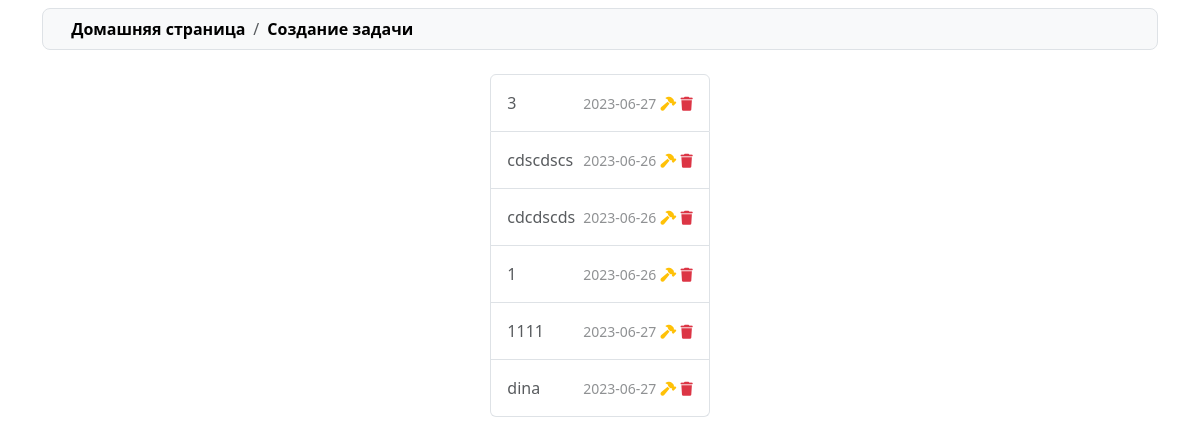
Before: / with the older database file.
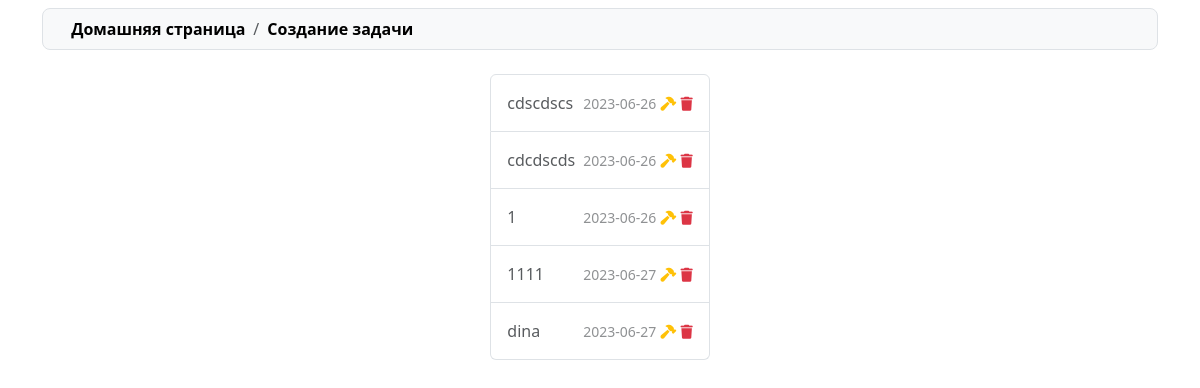
After: the same page with the newer database file.
### tables this page shows
CREATE TABLE posts (
                id INTEGER PRIMARY KEY AUTOINCREMENT,
                description TEXT,
                datetime DATE
            );

### main.py (the view)
@app.get("/")
async def home(request: Request):
    connection = sqlite3.connect(DB_FILE)
    try:
        cursor = connection.cursor()
        cursor.execute("SELECT id, description, datetime FROM posts")
        rows = [{"id": row[0], "description": row[1], "datetime": row[2]} for row in cursor.fetchall()]
        return templates.TemplateResponse("list.html", {"request": request, "list": rows})
    except sqlite3.Error as e:
        print("Error while fetching posts from the 'posts' table:", e)
    finally:
        cursor.close()
        connection.close()
        print("SQLite connection is closed")

### templates/list.html (shortened to what this page needs)
{% extends "components/main.html" %}
{% block main %}
<div class="d-flex flex-column flex-md-row p-2 align-items-center justify-content-center">
  <div class="list-group">
    {% for post in list %}
    <div class="list-group-item list-group-item-action d-flex gap-3 py-3" aria-current="true">
      <div class="d-flex gap-2 w-100 justify-content-between">
        <div>
          <p class="mb-0 opacity-75">{{ post.description }}</p>
        </div>
        <div>
          <small class="opacity-50 text-nowrap">{{ post.datetime }}</small>
          <a class="small text-nowrap fa-solid fa-hammer text-warning text-decoration-none" href="/change?pk={{ post.id }}"></a>
          <a class="small text-nowrap fa-solid fa-trash text-danger text-decoration-none" href="/delete?pk={{ post.id }}"></a>
        </div>
      </div>
    </div>
    {% endfor %}
  </div>
</div>
{% endblock main %}

### templates/components/main.html (shortened to what this page needs)
<!DOCTYPE html>
<html lang="en">
<head>
    <link href="https://cdn.jsdelivr.net/npm/bootstrap@5.3.0-alpha3/dist/css/bootstrap.min.css" rel="stylesheet">
    <link rel="stylesheet" href="https://cdnjs.cloudflare.com/ajax/libs/font-awesome/6.4.0/css/all.min.css" />
<!DOCTYPE html>
<html lang="en">
<head>
    <link href="https://cdn.jsdelivr.net/npm/bootstrap@5.3.0-alpha3/dist/css/bootstrap.min.css" rel="stylesheet">
    <link rel="stylesheet" href="https://cdnjs.cloudflare.com/ajax/libs/font-awesome/6.4.0/css/all.min.css" />
</head>
<body>
{% include 'components/navbar.html' without context %}
{% block main %}ТУТ БУДЕТ КОНТЕНТ СТРАНИЦЫ{% endblock main %}
</body>
</html>

Changed rows visible on the page:
removed posts: description "3", datetime "2023-06-27"
